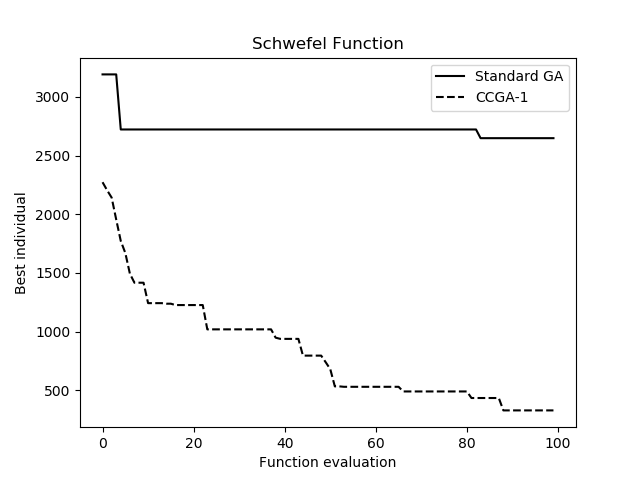

Here is the Python script that generated this plot:
import math
import random
import string
import struct

import numpy
import numpy as np
from random import seed
from random import randint
import matplotlib.pyplot as plt


def Schwefel(individual):
    memberList = []
    i = 0
    while i != len(individual):
        member = individual[i:i + 16].copy()
        i = i + 16
        memberList.append(member)
    decimalnumberList = []
    for j in range(len(memberList)):
        decimalnumber = converter(memberList[j])
        decimalnumberList.append(decimalnumber)
    scalenumberList = []
    for k in range(len(decimalnumberList)):
        scalenumber = -500.0 + ((500.0 + 500.0) / 2 ** 16 * decimalnumberList[k])
        scalenumberList.append(scalenumber)
    part = 0
    for i in range(len(scalenumberList)):
        part += scalenumberList[i] * np.math.sin(abs(scalenumberList[i]) ** 0.5)
    result = 418.9829 * 10 - part
    return result


class Member():

    def __init__(self, bitsString=None):
        self.bitsString = bitsString

        self.fitness = Schwefel(bitsString)


def createIndividual(n):
    x = numpy.random.randint(2, size=(16 * n,))
    new_individual = Member(x)
    return new_individual


def Mutation(parent, n):
    childbitsString = [0] * 16 * n
    child = Member(childbitsString)
    for i in range(len(parent.bitsString)):
        p = random.uniform(0, 1)
        if p < (1 / len(parent.bitsString)):
            if parent.bitsString[i] == 1:
                child.bitsString[i] = 0
            else:
                child.bitsString[i] = 1
        else:
            child.bitsString[i] = parent.bitsString[i]
    child.fitness = Schwefel(child.bitsString)
    return child


def twoPointCrossover(x, y, n):
    parent1 = x.bitsString
    parent2 = y.bitsString
    child1 = parent1.copy()
    child2 = parent2.copy()
    length = len(parent1)
    crossoverPoint1 = random.randrange(16 * n)
    crossoverPoint2 = random.randrange(16 * n)
    while crossoverPoint1 == crossoverPoint2:
        crossoverPoint2 = random.randrange(16 * n)
    points = sorted([crossoverPoint1, crossoverPoint2])
    p1, p2 = points[0], points[1]
    p = random.uniform(0, 1)
    if p < 0.6:
        for i in range(p1):
            child1[i] = parent1[i]
            child2[i] = parent2[i]
        for j in range(p1, p2):
            child1[j] = parent2[j]
            child2[j] = parent1[j]
        for k in range(p2, length):
            child1[k] = parent1[k]
            child2[k] = parent2[k]
    newchild1 = Member(child1)
    newchild1.fitness = Schwefel(child1)
    newchild2 = Member(child2)
    newchild2.fitness = Schwefel(child2)
    return newchild1, newchild2


def converter(x):
    length = len(x)
    num = 0
    for i in range(length):
        num = num + int(x[i])
        num = num * 2
    return int(num / 2)


def findBestinList(list):
    index = 0
    for i in range(1, len(list)):
        if list[i].fitness < list[i - 1].fitness:
            index = i
    return index


def findWorstinList(list):
    index = 0
    for i in range(1, len(list)):
        if list[i].fitness > list[i - 1].fitness:
            index = i
    return index


def roulette_selection(population):
    minIndex = findBestinList(population)
    fitnessList = []
    for i in range(len(population)):
        fitnessList.append(population[i].fitness)
    sum_fitness = sum(fitnessList)
    max_fs = max(fitnessList)
    min_fs = min(fitnessList)
    p = random.uniform(0, sum_fitness)
    t = max_fs + min_fs
    choosen = population[0]
    for i in population:
        p -= (t - Schwefel(i.bitsString))
        if p < 0:
            if i == population[minIndex]:
                continue
            choosen = i
            break
    return choosen


def compare(a, b):
    length = len(a)
    for i in range(length):
        if b[i] != a[i]:
            return False
    return True


def normalGA2(n, iteration):
    generation = 0
    population = []
    for a in range(100):
        b = createIndividual(n)
        population.append(b)
    currentFitness = []
    for i in range(len(population)):
        individual = population[i]
        fitness = individual.fitness
        currentFitness.append(fitness)
    bestFitnessList1 = []
    while generation < iteration:
        generation = generation + 1
        # print("current generation: ", generation)
        parent1 = roulette_selection(population)
        parent2 = roulette_selection(population)
        while compare(parent1.bitsString, parent2.bitsString):
            parent2 = roulette_selection(population)
        crossoverchild1, crossoverchild2 = twoPointCrossover(parent1, parent2, n)
        mutationchild1 = Mutation(crossoverchild1, n)
        mutationchild2 = Mutation(crossoverchild2, n)
        mutationchildFitnessList = [mutationchild1.fitness, mutationchild2.fitness]
        mutationchildFitnessList.sort()
        bestMutationChildFitness = mutationchildFitnessList[0]
        currentFitness.sort()
        bestFitness = currentFitness[0]
        currentFitness.pop()
        bestFitnessList1.append(bestFitness)  # Modifiable
        currentFitness.append(bestMutationChildFitness)
        index = findWorstinList(population)
        if mutationchild1.fitness < mutationchild2.fitness:
            population[index].bitsString = mutationchild1.bitsString
            population[index].fitness = mutationchild1.fitness
        else:
            population[index].bitsString = mutationchild2.bitsString
            population[index].fitness = mutationchild2.fitness
    return bestFitnessList1


def CCGA2(n, iteration):
    generation = 0
    population = []
    bestFitnessList = []
    for i in range(n):
        subpopulations = []
        for a in range(100):
            b = createIndividual(1)
            subpopulations.append(b)
        population.append(subpopulations)
    fitnessList = []
    for i in range(len(population)):
        for j in range(len(population[i])):
            member = population[i][j]
            integralIndividual = population[i][j].bitsString
            k = 0
            while k != len(population):
                if k == i:
                    k = k + 1
                    continue
                randomIndex = random.randint(0, 99)
                integralIndividual = np.append(integralIndividual, population[k][randomIndex].bitsString)
                k = k + 1
            member.fitness = Schwefel(integralIndividual)
            fitnessList.append(member.fitness)
    while generation != iteration:
        generation = generation + 1
        # print("current generation: ", generation)
        for i in range(n):
            subpopulation = population[i]
            parent1 = roulette_selection(subpopulation)
            parent2 = roulette_selection(subpopulation)
            # while compare(parent1.bitsString, parent2.bitsString):
            #     parent2 = roulette_selection(subpopulation)
            crossoverchild1, crossoverchild2 = twoPointCrossover(parent1, parent2, int(len(parent1.bitsString) / 16))
            mutationchild1 = Mutation(crossoverchild1, int(len(crossoverchild1.bitsString) / 16))
            mutationchild2 = Mutation(crossoverchild2, int(len(crossoverchild1.bitsString) / 16))
            fitnessList.sort()
            fitnessList.pop()
            if mutationchild1.fitness < mutationchild2.fitness:
                bestMutation = mutationchild1
            else:
                bestMutation = mutationchild2
            integralIndividual = bestMutation.bitsString
            k = 0
            while k != len(population):
                if k == i:
                    k = k + 1
                    continue
                subpopulationTemp = population[k]
                bestIndex = findBestinList(subpopulationTemp)
                integralIndividual = np.append(integralIndividual, subpopulationTemp[bestIndex].bitsString)
                k = k + 1
            bestMutation.fitness = Schwefel(integralIndividual)
            fitnessList.append(bestMutation.fitness)
            index = findWorstinList(subpopulation)
            subpopulation[index].bitsString = bestMutation.bitsString
            subpopulation[index].fitness = bestMutation.fitness
        fitnessList.sort()
        bestFitness = fitnessList[0]
        bestFitnessList.append(bestFitness)  # Modifiable
    return bestFitnessList


def zerolistmaker(n):
    listofzeros = [0] * n
    return listofzeros


def show1(iteration):
    n2 = 10
    List1 = zerolistmaker(iteration)
    for i in range(5):
        Y1 = normalGA2(n2, iteration)
        List1 = [i + j for i, j in zip(List1, Y1)]

    for i in range(len(List1)):
        List1[i] = List1[i] / 5
    print("Normal GA is done!")
    List2 = zerolistmaker(iteration)
    for i in range(5):
        Y2 = CCGA2(n2, iteration)
        List2 = [i + j for i, j in zip(List2, Y2)]
    for i in range(len(List2)):
        List2[i] = List2[i] / 5
    # Y1 = normalGA2(n2, iteration)
    # print("Normal GA is done!")
    # Y2 = CCGA2(n2, iteration)
    X = []
    for i in range(iteration):
        X.append(i)
    test = plt.figure()
    plt.xlabel("Function evaluation")
    plt.ylabel("Best individual")
    plt.title("Schwefel Function")
    plt.plot(X, List1, c='k', linestyle='-')
    plt.plot(X, List2, c='k', linestyle='--')
    plt.legend(["Standard GA", "CCGA-1"])
    plt.savefig('Schwefel.png')
    plt.show()


show1(100000)
